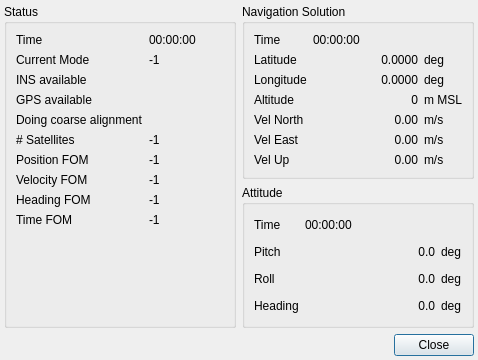
<?xml version="1.0" encoding="UTF-8"?>
<ui version="4.0">
 <class>CmigitsDetails</class>
 <widget class="QDialog" name="CmigitsDetails">
  <property name="geometry">
   <rect>
    <x>0</x>
    <y>0</y>
    <width>478</width>
    <height>360</height>
   </rect>
  </property>
  <property name="windowTitle">
   <string>C-MIGITS Status</string>
  </property>
  <layout class="QGridLayout" name="gridLayout">
   <property name="margin">
    <number>4</number>
   </property>
   <item row="0" column="0">
    <widget class="QGroupBox" name="statusBox">
     <property name="sizePolicy">
      <sizepolicy hsizetype="MinimumExpanding" vsizetype="Preferred">
       <horstretch>0</horstretch>
       <verstretch>0</verstretch>
      </sizepolicy>
     </property>
     <property name="title">
      <string>Status</string>
     </property>
     <layout class="QGridLayout" name="gridLayout_2">
      <item row="9" column="0">
       <widget class="QLabel" name="timeFOMLabel">
        <property name="text">
         <string>Time FOM</string>
        </property>
       </widget>
      </item>
      <item row="7" column="1">
       <widget class="QLabel" name="velocityFOMValue">
        <property name="sizePolicy">
         <sizepolicy hsizetype="Preferred" vsizetype="Preferred">
          <horstretch>0</horstretch>
          <verstretch>0</verstretch>
         </sizepolicy>
        </property>
        <property name="text">
         <string>-1</string>
        </property>
        <property name="alignment">
         <set>Qt::AlignLeading|Qt::AlignLeft|Qt::AlignVCenter</set>
        </property>
       </widget>
      </item>
      <item row="8" column="1">
       <widget class="QLabel" name="headingFOMValue">
        <property name="sizePolicy">
         <sizepolicy hsizetype="Preferred" vsizetype="Preferred">
          <horstretch>0</horstretch>
          <verstretch>0</verstretch>
         </sizepolicy>
        </property>
        <property name="text">
         <string>-1</string>
        </property>
        <property name="alignment">
         <set>Qt::AlignLeading|Qt::AlignLeft|Qt::AlignVCenter</set>
        </property>
       </widget>
      </item>
      <item row="6" column="0">
       <widget class="QLabel" name="positionFOMLabel">
        <property name="text">
         <string>Position FOM</string>
        </property>
       </widget>
      </item>
      <item row="8" column="0">
       <widget class="QLabel" name="headingFOMLabel">
        <property name="text">
         <string>Heading FOM</string>
        </property>
       </widget>
      </item>
      <item row="0" column="0">
       <widget class="QLabel" name="statusTimeLabel">
        <property name="text">
         <string>Time</string>
        </property>
       </widget>
      </item>
      <item row="1" column="1">
       <widget class="QLabel" name="currentModeValue">
        <property name="sizePolicy">
         <sizepolicy hsizetype="Preferred" vsizetype="Preferred">
          <horstretch>0</horstretch>
          <verstretch>0</verstretch>
         </sizepolicy>
        </property>
        <property name="text">
         <string>-1</string>
        </property>
        <property name="alignment">
         <set>Qt::AlignLeading|Qt::AlignLeft|Qt::AlignVCenter</set>
        </property>
       </widget>
      </item>
      <item row="2" column="0">
       <widget class="QLabel" name="insLabel">
        <property name="text">
         <string>INS available</string>
        </property>
       </widget>
      </item>
      <item row="9" column="1">
       <widget class="QLabel" name="timeFOMValue">
        <property name="sizePolicy">
         <sizepolicy hsizetype="Preferred" vsizetype="Preferred">
          <horstretch>0</horstretch>
          <verstretch>0</verstretch>
         </sizepolicy>
        </property>
        <property name="text">
         <string>-1</string>
        </property>
        <property name="alignment">
         <set>Qt::AlignLeading|Qt::AlignLeft|Qt::AlignVCenter</set>
        </property>
       </widget>
      </item>
      <item row="7" column="0">
       <widget class="QLabel" name="velocityFOMLabel">
        <property name="text">
         <string>Velocity FOM</string>
        </property>
       </widget>
      </item>
      <item row="6" column="1">
       <widget class="QLabel" name="positionFOMValue">
        <property name="sizePolicy">
         <sizepolicy hsizetype="Preferred" vsizetype="Preferred">
          <horstretch>0</horstretch>
          <verstretch>0</verstretch>
         </sizepolicy>
        </property>
        <property name="text">
         <string>-1</string>
        </property>
        <property name="alignment">
         <set>Qt::AlignLeading|Qt::AlignLeft|Qt::AlignVCenter</set>
        </property>
       </widget>
      </item>
      <item row="3" column="1">
       <widget class="QLabel" name="gpsValue">
        <property name="sizePolicy">
         <sizepolicy hsizetype="Preferred" vsizetype="Preferred">
          <horstretch>0</horstretch>
          <verstretch>0</verstretch>
         </sizepolicy>
        </property>
        <property name="text">
         <string/>
        </property>
        <property name="pixmap">
         <pixmap resource="HcrGuiMainWindow.qrc">:/greenLED_off.png</pixmap>
        </property>
        <property name="alignment">
         <set>Qt::AlignLeading|Qt::AlignLeft|Qt::AlignVCenter</set>
        </property>
       </widget>
      </item>
      <item row="1" column="0">
       <widget class="QLabel" name="currentModeLabel">
        <property name="text">
         <string>Current Mode</string>
        </property>
       </widget>
      </item>
      <item row="2" column="1">
       <widget class="QLabel" name="insValue">
        <property name="sizePolicy">
         <sizepolicy hsizetype="Preferred" vsizetype="Preferred">
          <horstretch>0</horstretch>
          <verstretch>0</verstretch>
         </sizepolicy>
        </property>
        <property name="text">
         <string/>
        </property>
        <property name="pixmap">
         <pixmap resource="HcrGuiMainWindow.qrc">:/greenLED_off.png</pixmap>
        </property>
        <property name="alignment">
         <set>Qt::AlignLeading|Qt::AlignLeft|Qt::AlignVCenter</set>
        </property>
       </widget>
      </item>
      <item row="0" column="1">
       <widget class="QLabel" name="statusTimeValue">
        <property name="text">
         <string>00:00:00</string>
        </property>
       </widget>
      </item>
      <item row="10" column="0">
       <spacer name="verticalSpacer">
        <property name="orientation">
         <enum>Qt::Vertical</enum>
        </property>
        <property name="sizeHint" stdset="0">
         <size>
          <width>20</width>
          <height>40</height>
         </size>
        </property>
       </spacer>
      </item>
      <item row="5" column="0">
       <widget class="QLabel" name="satCountLabel">
        <property name="text">
         <string># Satellites</string>
        </property>
       </widget>
      </item>
      <item row="5" column="1">
       <widget class="QLabel" name="satCountValue">
        <property name="text">
         <string>-1</string>
        </property>
       </widget>
      </item>
      <item row="3" column="0">
       <widget class="QLabel" name="gpsLabel">
        <property name="text">
         <string>GPS available</string>
        </property>
       </widget>
      </item>
      <item row="4" column="0">
       <widget class="QLabel" name="coarseAlignLabel">
        <property name="text">
         <string>Doing coarse alignment</string>
        </property>
       </widget>
      </item>
      <item row="4" column="1">
       <widget class="QLabel" name="coarsAlignValue">
        <property name="text">
         <string/>
        </property>
        <property name="pixmap">
         <pixmap resource="HcrGuiMainWindow.qrc">:/greenLED_off.png</pixmap>
        </property>
       </widget>
      </item>
     </layout>
    </widget>
   </item>
   <item row="0" column="1">
    <widget class="QFrame" name="frame">
     <property name="frameShape">
      <enum>QFrame::NoFrame</enum>
     </property>
     <property name="frameShadow">
      <enum>QFrame::Raised</enum>
     </property>
     <layout class="QVBoxLayout" name="verticalLayout">
      <property name="margin">
       <number>0</number>
      </property>
      <item>
       <widget class="QGroupBox" name="navSolutionBox">
        <property name="sizePolicy">
         <sizepolicy hsizetype="MinimumExpanding" vsizetype="Preferred">
          <horstretch>0</horstretch>
          <verstretch>0</verstretch>
         </sizepolicy>
        </property>
        <property name="title">
         <string>Navigation Solution</string>
        </property>
        <layout class="QGridLayout" name="gridLayout_3">
         <item row="3" column="0">
          <widget class="QLabel" name="altitudeLabel">
           <property name="text">
            <string>Altitude</string>
           </property>
          </widget>
         </item>
         <item row="5" column="0">
          <widget class="QLabel" name="velEastLabel">
           <property name="text">
            <string>Vel East</string>
           </property>
          </widget>
         </item>
         <item row="6" column="1">
          <widget class="QLabel" name="velUpValue">
           <property name="sizePolicy">
            <sizepolicy hsizetype="MinimumExpanding" vsizetype="Preferred">
             <horstretch>0</horstretch>
             <verstretch>0</verstretch>
            </sizepolicy>
           </property>
           <property name="text">
            <string>0.00</string>
           </property>
           <property name="alignment">
            <set>Qt::AlignRight|Qt::AlignTrailing|Qt::AlignVCenter</set>
           </property>
          </widget>
         </item>
         <item row="2" column="2">
          <widget class="QLabel" name="longitudeUnits">
           <property name="sizePolicy">
            <sizepolicy hsizetype="Minimum" vsizetype="Preferred">
             <horstretch>0</horstretch>
             <verstretch>0</verstretch>
            </sizepolicy>
           </property>
           <property name="text">
            <string>deg</string>
           </property>
          </widget>
         </item>
         <item row="6" column="0">
          <widget class="QLabel" name="velUpLabel">
           <property name="text">
            <string>Vel Up</string>
           </property>
          </widget>
         </item>
         <item row="3" column="2">
          <widget class="QLabel" name="altitudeUnits">
           <property name="text">
            <string>m MSL</string>
           </property>
          </widget>
         </item>
         <item row="4" column="1">
          <widget class="QLabel" name="velNorthValue">
           <property name="sizePolicy">
            <sizepolicy hsizetype="MinimumExpanding" vsizetype="Preferred">
             <horstretch>0</horstretch>
             <verstretch>0</verstretch>
            </sizepolicy>
           </property>
           <property name="text">
            <string>0.00</string>
           </property>
           <property name="alignment">
            <set>Qt::AlignRight|Qt::AlignTrailing|Qt::AlignVCenter</set>
           </property>
          </widget>
         </item>
         <item row="5" column="1">
          <widget class="QLabel" name="velEastValue">
           <property name="sizePolicy">
            <sizepolicy hsizetype="MinimumExpanding" vsizetype="Preferred">
             <horstretch>0</horstretch>
             <verstretch>0</verstretch>
            </sizepolicy>
           </property>
           <property name="text">
            <string>0.00</string>
           </property>
           <property name="alignment">
            <set>Qt::AlignRight|Qt::AlignTrailing|Qt::AlignVCenter</set>
           </property>
          </widget>
         </item>
         <item row="2" column="0">
          <widget class="QLabel" name="longitudeLabel">
           <property name="text">
            <string>Longitude</string>
           </property>
          </widget>
         </item>
         <item row="1" column="0">
          <widget class="QLabel" name="latitudeLabel">
           <property name="text">
            <string>Latitude</string>
           </property>
          </widget>
         </item>
         <item row="2" column="1">
          <widget class="QLabel" name="longitudeValue">
           <property name="sizePolicy">
            <sizepolicy hsizetype="MinimumExpanding" vsizetype="Preferred">
             <horstretch>0</horstretch>
             <verstretch>0</verstretch>
            </sizepolicy>
           </property>
           <property name="text">
            <string>0.0000</string>
           </property>
           <property name="alignment">
            <set>Qt::AlignRight|Qt::AlignTrailing|Qt::AlignVCenter</set>
           </property>
          </widget>
         </item>
         <item row="3" column="1">
          <widget class="QLabel" name="altitudeValue">
           <property name="sizePolicy">
            <sizepolicy hsizetype="MinimumExpanding" vsizetype="Preferred">
             <horstretch>0</horstretch>
             <verstretch>0</verstretch>
            </sizepolicy>
           </property>
           <property name="text">
            <string>0</string>
           </property>
           <property name="alignment">
            <set>Qt::AlignRight|Qt::AlignTrailing|Qt::AlignVCenter</set>
           </property>
          </widget>
         </item>
         <item row="5" column="2">
          <widget class="QLabel" name="velEastUnits">
           <property name="text">
            <string>m/s</string>
           </property>
          </widget>
         </item>
         <item row="6" column="2">
          <widget class="QLabel" name="velUpUnits">
           <property name="text">
            <string>m/s</string>
           </property>
          </widget>
         </item>
         <item row="4" column="0">
          <widget class="QLabel" name="velNorthLabel">
           <property name="text">
            <string>Vel North</string>
           </property>
          </widget>
         </item>
         <item row="1" column="1">
          <widget class="QLabel" name="latitudeValue">
           <property name="sizePolicy">
            <sizepolicy hsizetype="MinimumExpanding" vsizetype="Preferred">
             <horstretch>0</horstretch>
             <verstretch>0</verstretch>
            </sizepolicy>
           </property>
           <property name="minimumSize">
            <size>
             <width>0</width>
             <height>0</height>
            </size>
           </property>
           <property name="text">
            <string>0.0000</string>
           </property>
           <property name="alignment">
            <set>Qt::AlignRight|Qt::AlignTrailing|Qt::AlignVCenter</set>
           </property>
          </widget>
         </item>
         <item row="1" column="2">
          <widget class="QLabel" name="latitudeUnits">
           <property name="sizePolicy">
            <sizepolicy hsizetype="Minimum" vsizetype="Preferred">
             <horstretch>0</horstretch>
             <verstretch>0</verstretch>
            </sizepolicy>
           </property>
           <property name="text">
            <string>deg</string>
           </property>
          </widget>
         </item>
         <item row="4" column="2">
          <widget class="QLabel" name="velNorthUnits">
           <property name="text">
            <string>m/s</string>
           </property>
          </widget>
         </item>
         <item row="0" column="0">
          <widget class="QLabel" name="navSolutionTimeLabel">
           <property name="text">
            <string>Time</string>
           </property>
          </widget>
         </item>
         <item row="0" column="1">
          <widget class="QLabel" name="navSolutionTimeValue">
           <property name="minimumSize">
            <size>
             <width>75</width>
             <height>0</height>
            </size>
           </property>
           <property name="text">
            <string>00:00:00</string>
           </property>
           <property name="alignment">
            <set>Qt::AlignLeading|Qt::AlignLeft|Qt::AlignVCenter</set>
           </property>
          </widget>
         </item>
        </layout>
       </widget>
      </item>
      <item>
       <widget class="QGroupBox" name="attitudeBox">
        <property name="sizePolicy">
         <sizepolicy hsizetype="Preferred" vsizetype="Preferred">
          <horstretch>0</horstretch>
          <verstretch>0</verstretch>
         </sizepolicy>
        </property>
        <property name="title">
         <string>Attitude</string>
        </property>
        <layout class="QGridLayout" name="gridLayout_4">
         <item row="1" column="0">
          <widget class="QLabel" name="pitchLabel">
           <property name="text">
            <string>Pitch</string>
           </property>
          </widget>
         </item>
         <item row="2" column="0">
          <widget class="QLabel" name="rollLabel">
           <property name="text">
            <string>Roll</string>
           </property>
          </widget>
         </item>
         <item row="2" column="1">
          <widget class="QLabel" name="rollValue">
           <property name="sizePolicy">
            <sizepolicy hsizetype="Expanding" vsizetype="Preferred">
             <horstretch>0</horstretch>
             <verstretch>0</verstretch>
            </sizepolicy>
           </property>
           <property name="text">
            <string>0.0</string>
           </property>
           <property name="alignment">
            <set>Qt::AlignRight|Qt::AlignTrailing|Qt::AlignVCenter</set>
           </property>
          </widget>
         </item>
         <item row="3" column="0">
          <widget class="QLabel" name="headingLabel">
           <property name="text">
            <string>Heading</string>
           </property>
          </widget>
         </item>
         <item row="3" column="2">
          <widget class="QLabel" name="headingUnits">
           <property name="sizePolicy">
            <sizepolicy hsizetype="Minimum" vsizetype="Preferred">
             <horstretch>0</horstretch>
             <verstretch>0</verstretch>
            </sizepolicy>
           </property>
           <property name="text">
            <string>deg</string>
           </property>
          </widget>
         </item>
         <item row="2" column="2">
          <widget class="QLabel" name="rollUnits">
           <property name="sizePolicy">
            <sizepolicy hsizetype="Minimum" vsizetype="Preferred">
             <horstretch>0</horstretch>
             <verstretch>0</verstretch>
            </sizepolicy>
           </property>
           <property name="text">
            <string>deg</string>
           </property>
          </widget>
         </item>
         <item row="3" column="1">
          <widget class="QLabel" name="headingValue">
           <property name="sizePolicy">
            <sizepolicy hsizetype="Expanding" vsizetype="Preferred">
             <horstretch>0</horstretch>
             <verstretch>0</verstretch>
            </sizepolicy>
           </property>
           <property name="text">
            <string>0.0</string>
           </property>
           <property name="alignment">
            <set>Qt::AlignRight|Qt::AlignTrailing|Qt::AlignVCenter</set>
           </property>
          </widget>
         </item>
         <item row="1" column="2">
          <widget class="QLabel" name="pitchUnits">
           <property name="sizePolicy">
            <sizepolicy hsizetype="Minimum" vsizetype="Preferred">
             <horstretch>0</horstretch>
             <verstretch>0</verstretch>
            </sizepolicy>
           </property>
           <property name="text">
            <string>deg</string>
           </property>
          </widget>
         </item>
         <item row="1" column="1">
          <widget class="QLabel" name="pitchValue">
           <property name="sizePolicy">
            <sizepolicy hsizetype="Expanding" vsizetype="Preferred">
             <horstretch>0</horstretch>
             <verstretch>0</verstretch>
            </sizepolicy>
           </property>
           <property name="text">
            <string>0.0</string>
           </property>
           <property name="alignment">
            <set>Qt::AlignRight|Qt::AlignTrailing|Qt::AlignVCenter</set>
           </property>
          </widget>
         </item>
         <item row="0" column="0">
          <widget class="QLabel" name="attitudeTimeLabel">
           <property name="text">
            <string>Time</string>
           </property>
          </widget>
         </item>
         <item row="0" column="1">
          <widget class="QLabel" name="attitudeTimeValue">
           <property name="text">
            <string>00:00:00</string>
           </property>
          </widget>
         </item>
        </layout>
       </widget>
      </item>
     </layout>
    </widget>
   </item>
   <item row="1" column="1">
    <widget class="QDialogButtonBox" name="buttonBox">
     <property name="orientation">
      <enum>Qt::Horizontal</enum>
     </property>
     <property name="standardButtons">
      <set>QDialogButtonBox::Close</set>
     </property>
    </widget>
   </item>
  </layout>
 </widget>
 <resources>
  <include location="HcrGuiMainWindow.qrc"/>
 </resources>
 <connections>
  <connection>
   <sender>buttonBox</sender>
   <signal>accepted()</signal>
   <receiver>CmigitsDetails</receiver>
   <slot>accept()</slot>
   <hints>
    <hint type="sourcelabel">
     <x>248</x>
     <y>254</y>
    </hint>
    <hint type="destinationlabel">
     <x>157</x>
     <y>274</y>
    </hint>
   </hints>
  </connection>
  <connection>
   <sender>buttonBox</sender>
   <signal>rejected()</signal>
   <receiver>CmigitsDetails</receiver>
   <slot>reject()</slot>
   <hints>
    <hint type="sourcelabel">
     <x>316</x>
     <y>260</y>
    </hint>
    <hint type="destinationlabel">
     <x>286</x>
     <y>274</y>
    </hint>
   </hints>
  </connection>
 </connections>
</ui>
